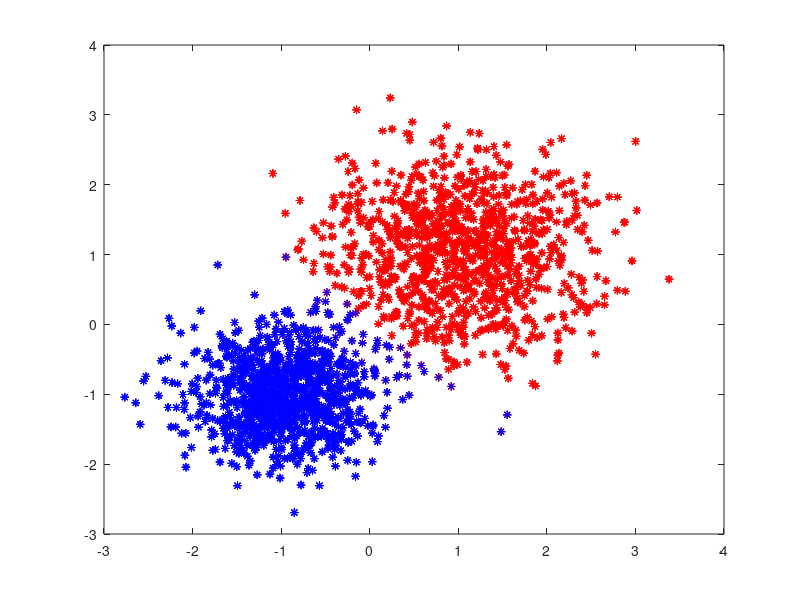

MATLAB code for this plot:
clear variables
% rng default; % For reproducibility
n = 1000;
X = [randn(n,2)*0.75+ones(n,2);
    randn(n,2)*0.5-ones(n,2)];

figure;
plot(X(:,1),X(:,2),'.');
title 'Randomly Generated Data';

k = 2;
size_data = size(X,1);
dim_data = size(X,2);
m_k = randn(dim_data, k);
iter = 4;
clr = 'rb';
for j = 1:iter 
    for i = 1:k
        m_k_temp = repmat(m_k(:,i),[dim_data/2,size_data])';
        d(:,i) =  sum(sqrt((X - m_k_temp).^2),2);

    end
    [c,idx] = min(d,[],2);
    for i = 1:k
        temp = X(idx == i,:);
        plot(temp(:,1), temp(:,2),strcat('*',clr(i)));
        hold on 
        m_k(:,i) = mean(temp);
    end
end